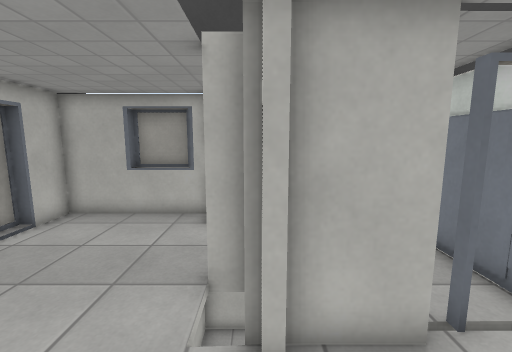
[1] (above)

12 first-person views from a walk through a 3-D level made in the Godot game engine. The camera is 1.5 m above the floor, tilts 8° down and sees 90° across. The floor is counted in squares, 0.5 m on a side. Each view is taken from the middle of a square. On the plan, view 1 faces up. The plan holds only what a view shows up to about 19 squares ahead; the rest is blank. The place goes on beyond the plan. Surface patterns are stand-ins for the level's own textures.

[2]
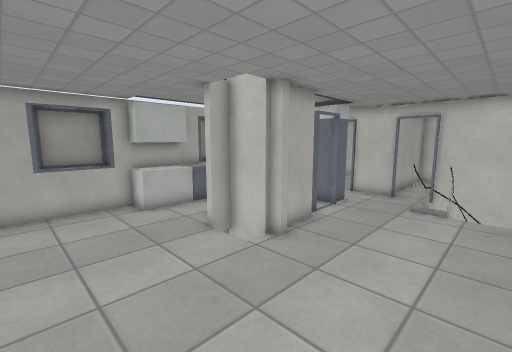

[3]
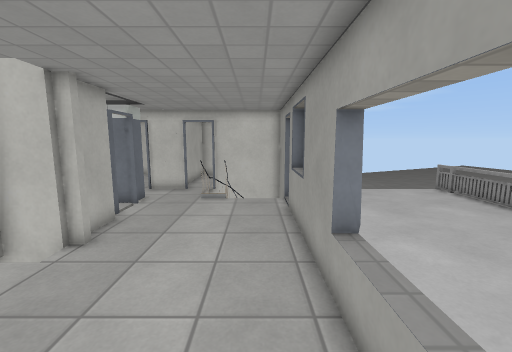

[4]
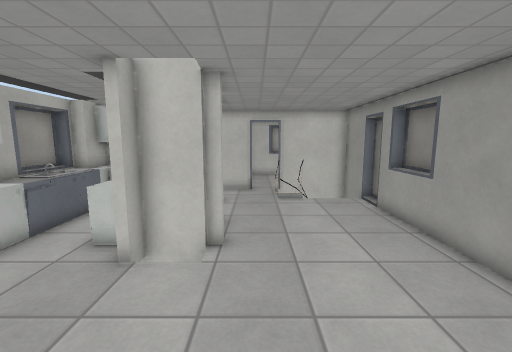

[5]
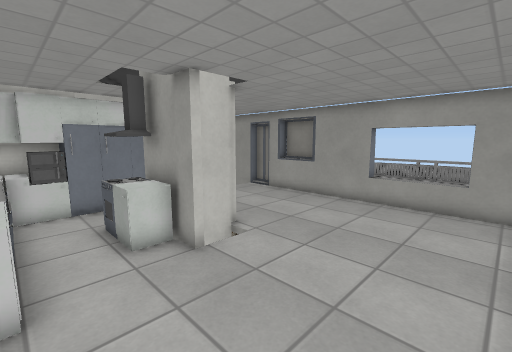

[6]
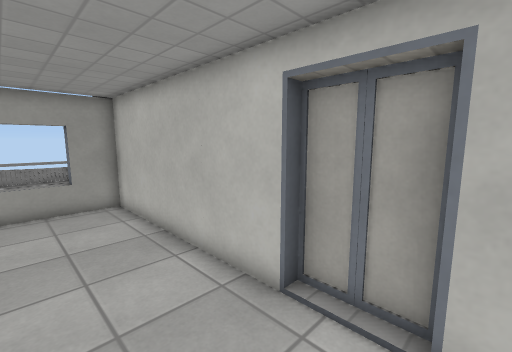

[7]
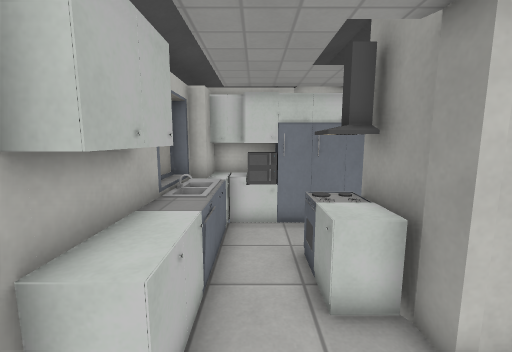

[8]
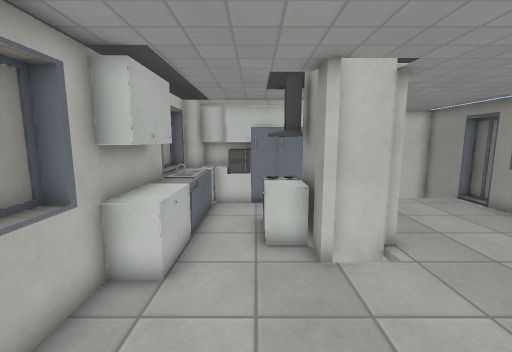

[9]
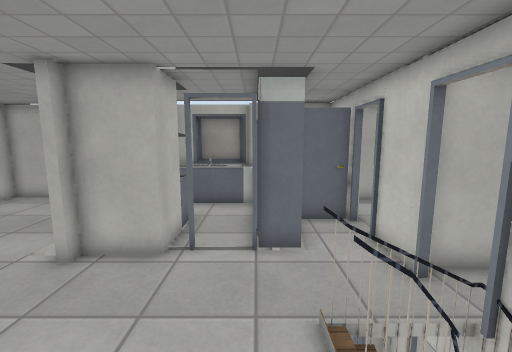

[10]
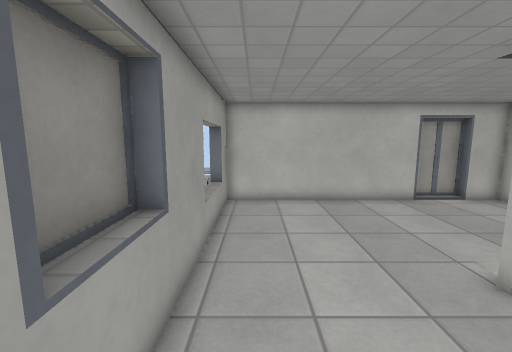

[11]
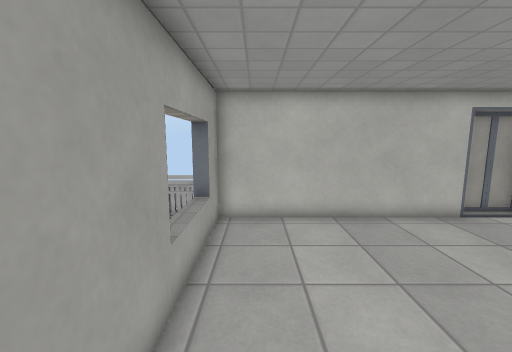

[12]
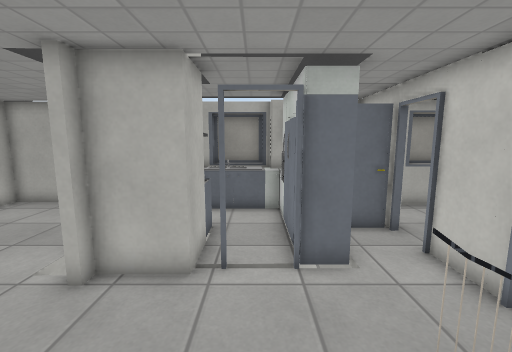

### Floor plan
Key: @ floor where view 1 was taken; # wall or solid block; . main floor; - floor 0.5 m lower than the main floor; = window, fence, low wall or low ledge; ^ raised ledge; v drop or lower ground; M microwave.
Columns run from 9 left of view 1 to 11 right of it. Each row starts with its distance up from view 1.
 11     #=##   ###
 10  ####==###^^^^##
  9  #.....===^^^^^#   ##
  8  #............M#   .
  7  #.......===..#####.
  6  #.......^^=..# .=#.
  5  #......#vvv#.# ...
  4  #......-v  #.##..#
  3  #.......###......##
  2  #................#
  1  #.............=#v#
  0  #.......@......v #
 -1  #.............v  #
 -2  #.............v  #
 -3  ###===####==#.vvv#
 -4  ###===#########  #
 -5 ===  ......
 -6 =

Where each view was taken, in squares from view 1:
view 1: 0 up, 0 right, facing up
view 2: 2 down, 6 left, facing up-right
view 3: 2 down, 7 left, facing right
view 4: 2 up, 7 left, facing right
view 5: 9 up, 7 left, facing down-right
view 6: 9 up, 4 left, facing down-left
view 7: 8 up, 4 left, facing right
view 8: 7 up, 7 left, facing right
view 9: 3 down, 5 right, facing up
view 10: 2 down, 5 right, facing left
view 11: 2 down, 2 right, facing left
view 12: 2 down, 4 right, facing up
